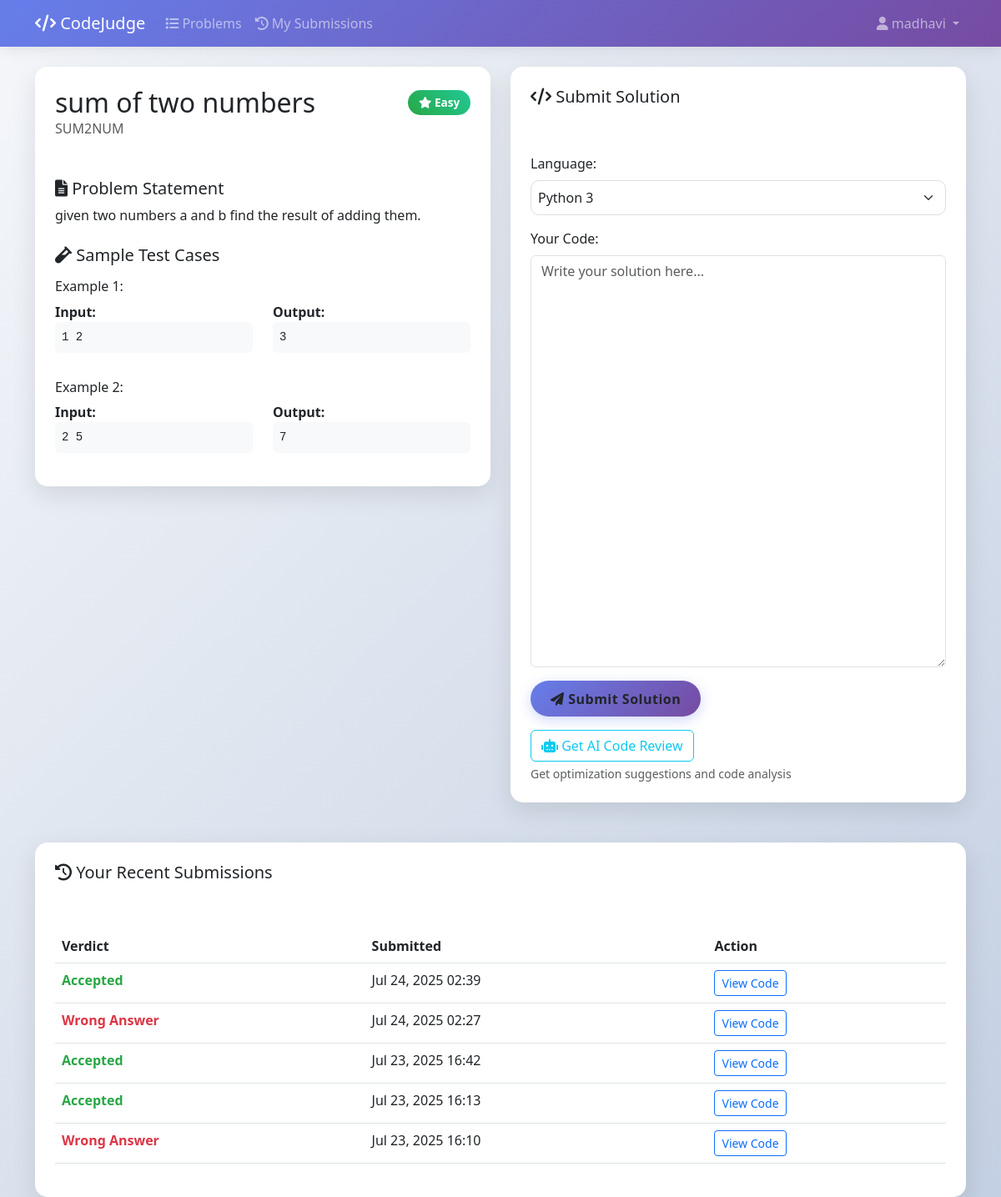
Before: /problem/SUM2NUM/ (signed in) with the older database file.
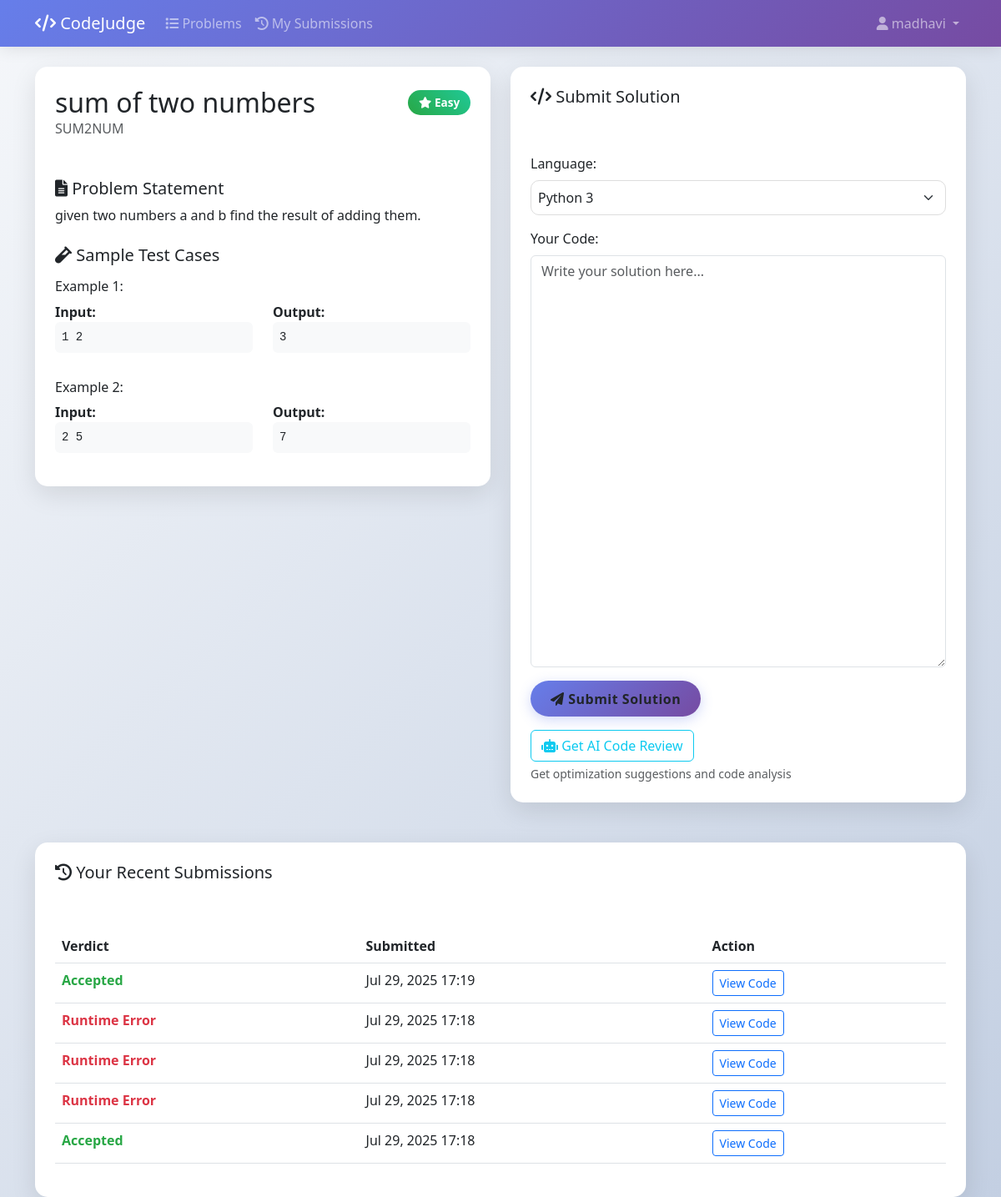
After: the same page with the newer database file.
### core/models.py (models this page shows, shortened)
class TestCase(models.Model):
    problem = models.ForeignKey(Problem, on_delete=models.CASCADE, related_name='testcases')
    input = models.TextField()
    output = models.TextField()
    is_hidden = models.BooleanField(default=False)  # Add this field
    order = models.IntegerField(default=0)  # For ordering test cases
    class Meta:
        ordering = ['order']

class Submission(models.Model):
    LANGUAGE_CHOICES = [
        ('py', 'Python 3'),
        ('cpp', 'C++'),
        ('c', 'C'),
    ]
    VERDICT_CHOICES = [
        ('AC', 'Accepted'),
        ('WA', 'Wrong Answer'),
        ('TLE', 'Time Limit Exceeded'),
        ('RE', 'Runtime Error'),
        ('CE', 'Compilation Error'),
    ]
    problem = models.ForeignKey(Problem, on_delete=models.CASCADE)
    user = models.ForeignKey(User, on_delete=models.CASCADE)
    code_text = models.TextField()
    language = models.CharField(max_length=10, choices=LANGUAGE_CHOICES, default='py')  # Add this field
    verdict = models.CharField(max_length=10, choices=VERDICT_CHOICES)
    submitted = models.DateTimeField(auto_now_add=True)
    class Meta:
        ordering = ['-submitted']

### core/views.py (the view)
# urls.py: path('problem/<str:short_code>/', problem_detail, name='problem_detail'),
def problem_detail(request, short_code):
    problem = get_object_or_404(Problem, short_code=short_code)
    if request.method == 'POST' and request.user.is_authenticated:
        return handle_submission(request, problem)
    user_submissions = []
    if request.user.is_authenticated:
        user_submissions = Submission.objects.filter(
            problem=problem,
            user=request.user
        ).order_by('-submitted')[:5]
    context = {
        'problem': problem,
        'user_submissions': user_submissions,
    }
    return render(request, 'problem_detail.html', context)

### core/templates/problem_detail.html (shortened to what the changed rows need)
{% load static %}
<!DOCTYPE html>
<html lang="en">
<head>
    <link href="https://cdn.jsdelivr.net/npm/bootstrap@5.3.0/dist/css/bootstrap.min.css" rel="stylesheet">
    <link href="https://cdnjs.cloudflare.com/ajax/libs/font-awesome/6.0.0/css/all.min.css" rel="stylesheet">
    <link href="https://cdnjs.cloudflare.com/ajax/libs/codemirror/5.65.2/codemirror.min.css" rel="stylesheet">
    <link href="https://cdnjs.cloudflare.com/ajax/libs/codemirror/5.65.2/theme/monokai.min.css" rel="stylesheet">
</head>
<body>
    <div class="container mt-4">
        <div class="row">
            <div class="col-lg-6">
                <div class="card problem-card mb-4">
                    <div class="card-header bg-transparent border-0 p-4">
                        <div class="d-flex justify-content-between align-items-center">
                            <h2 class="mb-0">{{ problem.name }}</h2>
                        </div>
                    </div>
                    <div class="card-body p-4">
                        {% if problem.testcases.all %}
                        {% for testcase in problem.testcases.all|slice:":2" %}
                        <div class="testcase-example mt-3">
                            <h6>Example {{ forloop.counter }}:</h6>
                            <div class="row">
                                <div class="col-md-6">
                                    <strong>Input:</strong>
                                    <pre class="bg-light p-2 rounded">{{ testcase.input }}</pre>
                                </div>
                                <div class="col-md-6">
                                    <strong>Output:</strong>
                                    <pre class="bg-light p-2 rounded">{{ testcase.output }}</pre>
                                </div>
                            </div>
                        </div>
                        {% endfor %}
                        {% endif %}
                    </div>
                </div>
            </div>
        </div>
        {% if user.is_authenticated and user_submissions %}
        <div class="row mt-4">
            <div class="col-12">
                <div class="card problem-card">
                    <div class="card-body p-4">
                        <div class="table-responsive">
                            <table class="table table-hover">
                                <thead>
                                    <tr>
                                        <th>Verdict</th>
                                        <th>Submitted</th>
                                        <th>Action</th>
                                    </tr>
                                </thead>
                                <tbody>
                                    {% for submission in user_submissions %}
                                    <tr>
                                        <td>
                                            <span class="verdict-{{ submission.verdict }}">
                                                {{ submission.get_verdict_display }}
                                            </span>
                                        </td>
                                        <td>{{ submission.submitted|date:"M d, Y H:i" }}</td>
                                        <td>
                                            <button class="btn btn-sm btn-outline-primary"
                                                    onclick="showCode('{{ submission.code_text|escapejs }}')">
                                                View Code
                                            </button>
                                        </td>
                                    </tr>
                                    {% endfor %}
                                </tbody>
                            </table>
                        </div>
                    </div>
                </div>
            </div>
        </div>
        {% endif %}
    </div>
</body>
</html>

Changed rows visible on the page:
no longer on this page (row unchanged): Submission: verdict "Accepted", submitted "Jul 24, 2025 02:39"
no longer on this page (row unchanged): Submission: verdict "Wrong Answer", submitted "Jul 24, 2025 02:27"
no longer on this page (row unchanged): Submission: verdict "Accepted", submitted "Jul 23, 2025 16:42"
no longer on this page (row unchanged): Submission: verdict "Accepted", submitted "Jul 23, 2025 16:13"
no longer on this page (row unchanged): Submission: verdict "Wrong Answer", submitted "Jul 23, 2025 16:10"
added Submission: verdict "Accepted", submitted "Jul 29, 2025 17:19"
added Submission: verdict "Runtime Error", submitted "Jul 29, 2025 17:18"
added Submission: verdict "Runtime Error", submitted "Jul 29, 2025 17:18"
added Submission: verdict "Runtime Error", submitted "Jul 29, 2025 17:18"
added Submission: verdict "Accepted", submitted "Jul 29, 2025 17:18"
